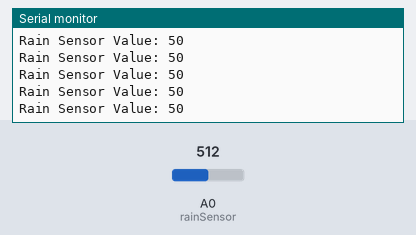
A sketch run on a simulated ESP8266 (NodeMCU). Shown: the last lines printed to the serial monitor. The test bench sets the inputs (shaded band); at power-on: A0 (rainSensor) = 512. WiFi joins after 1.5 s; servers stay silent unless stated.

Above: at 7.2 s.
7.3 s: A0 (rainSensor) set to 102
At 8.6 s:
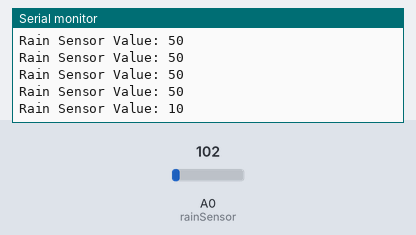
11.5 s: A0 (rainSensor) set to 93
At 12.6 s:
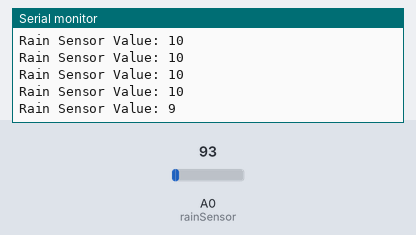
Timing chart, 0 to 14.5 s (numbered marks = the images above; inputs shaded):
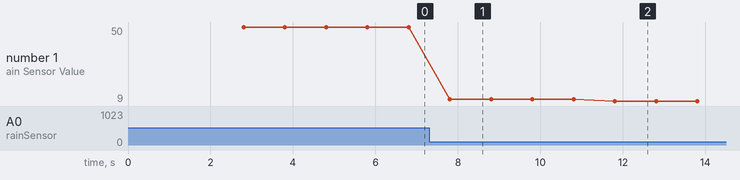

The sketch:

sketch_oct16b.ino
```cpp
// Include the necessary libraries
#define BLYNK_PRINT Serial
#include <ESP8266WiFi.h>
#include <BlynkSimpleEsp8266.h>

// Blynk authentication details

char auth[] = "235QwLEw79ZySGElCbWP4cmmAzdHdGk-";  // Enter your Blynk Auth token
char ssid[] = "dazzle";  // Enter your WIFI SSID
char pass[] = "romanus5656";  // Enter your WIFI Password

BlynkTimer timer;

// Define the rain sensor pin
#define rainSensor A0  // A0 Rain Sensor
int rain_ToggleValue;

void setup() {
  Serial.begin(9600);

  // Connect to Blynk
  Blynk.begin(auth, ssid, pass, "blynk.cloud", 80);

  // Timer to check rain sensor status
  timer.setInterval(1000L, rainSensorReading);  // Read rain sensor every second
}

// Function to read rain sensor values and send them to Blynk
void rainSensorReading() {
  int rainValue = analogRead(rainSensor);
  rainValue = map(rainValue, 0, 1024, 0, 100);  // Adjust based on rain sensor calibration

  Blynk.virtualWrite(V4, rainValue);  // Display rain sensor data on a gauge (V4)
  Serial.print("Rain Sensor Value: ");
  Serial.println(rainValue);  // Print the rain sensor value to the serial monitor

  // If rain is detected (value above threshold), send notification and turn on LED in Blynk
  if (rainValue > 50) {  // Adjust threshold based on calibration
    Blynk.logEvent("rain", "WARNING! Rain Detected!");  // Send notification to Blynk
    WidgetLED LED(V5);
    LED.on();  // Turn on LED in Blynk app
  } else {
    WidgetLED LED(V5);
    LED.off(); // Turn off LED in Blynk app
  }
}

// Virtual pin to control rain sensor functionality
BLYNK_WRITE(V6) {
  rain_ToggleValue = param.asInt();
}

void loop() {
  if (rain_ToggleValue == 1) {
    rainSensorReading();  // Run rain sensor reading
  } else {
    WidgetLED LED(V5);
    LED.off();  // Ensure LED is off when the rain sensor is disabled
  }

  Blynk.run();  // Run the Blynk library
  timer.run();  // Run the Blynk timer
}
```

Measured:
- after the input at 7.3 s, the serial monitor: prints a new line after 0.50 s (image 1)
- after the input at 11.5 s, the serial monitor: prints a new line after 0.30 s (image 2)
- plotted number 1: 50 → 10 after the input at 7.3 s, 10 → 9 after the input at 11.5 s
